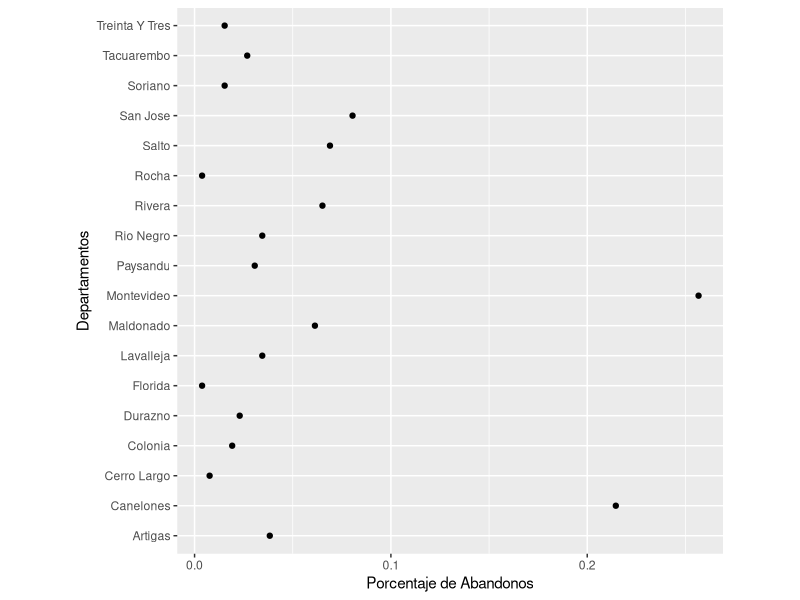

R code for this plot:
## ---- chunk 1
knitr::opts_chunk$set(echo = TRUE, fig.pos = 'hbpt', out.extra = '', message = FALSE, warning = FALSE)
## ---- chunk 2
library(readr)
library(here)
datos <- read_csv(here("Prueba/Datos/muestra.csv"))
## ---- chunk 3
library(dplyr)
datos_recod <- datos %>%
mutate(Abandono = recode(Abandono, `0` = "No",
`1` = "Si"))
datos$Abandono <- as.factor(datos$Abandono)

library(xtable)
# options(xtable.comment = FALSE)
# tabla <- datos_recod %>%
# group_by(Abandono) %>%
# mutate(prop = n/sum(n, na.rm = TRUE))

# tabla %>% xtable() %>% print(include.rownames = FALSE)
## ---- chunk 4

datos_recod %>%
group_by(Abandono) %>%
filter(nombre_departamento=="Montevideo") %>%
summarise(n = n()) %>%
mutate(prop = n/sum(n, na.rm = TRUE))
## ---- chunk 5
library(ggplot2)
datos %>% filter(Abandono==1) %>% group_by(nombre_departamento) %>% summarise(n = n()) %>% mutate(prop = n/sum(n, na.rm = TRUE)) %>% ggplot(aes( prop, nombre_departamento)) + geom_point() + theme(aspect.ratio = 1)  +
  labs(x = "Porcentaje de Abandonos", y = "Departamentos")
